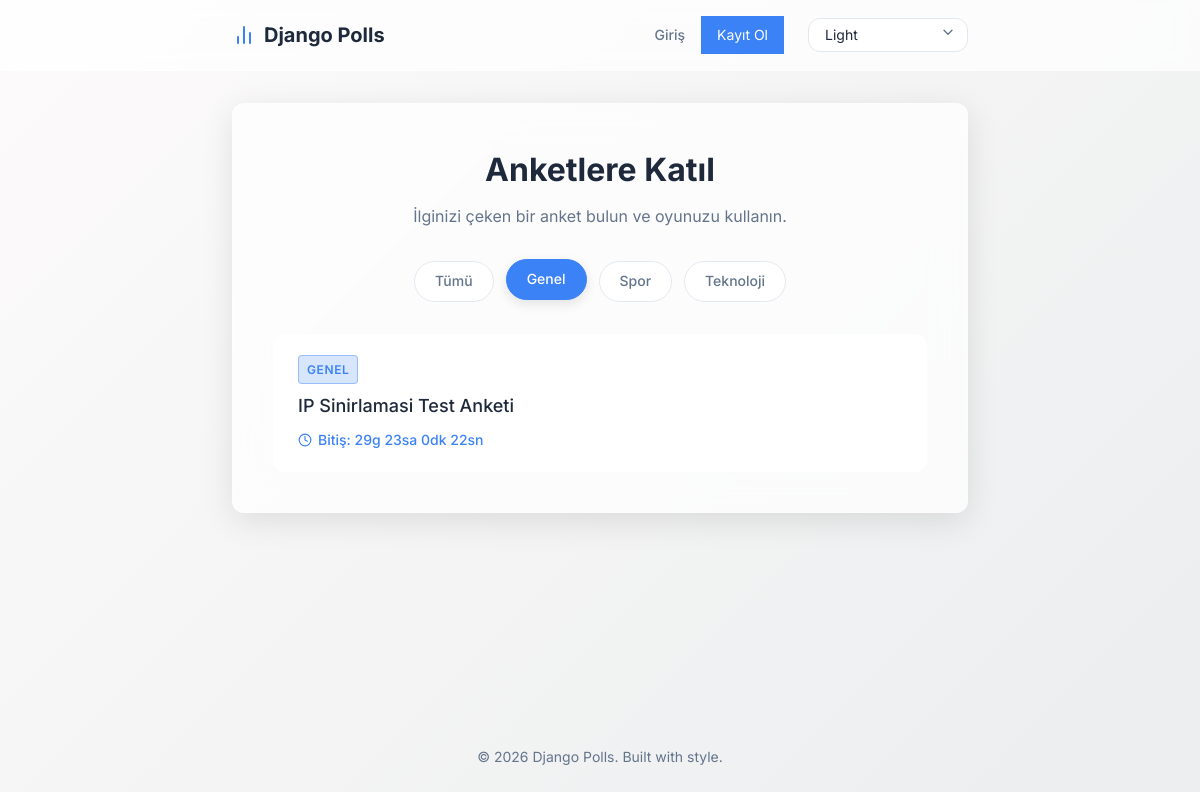
/polls/?category=1, run on the app's committed database.
### polls/models.py (models this page shows, shortened)
class Category(models.Model):
    name = models.CharField(max_length=100)
    color = models.CharField(max_length=50, default="#3b82f6")

class Question(models.Model):
    category = models.ForeignKey(Category, on_delete=models.SET_NULL, null=True, blank=True)
    question_text = models.CharField(max_length=200)
    pub_date = models.DateTimeField("date published")
    end_date = models.DateTimeField("date ends", null=True, blank=True)

### polls/views.py (the view)
# urls.py: path("", views.IndexView.as_view(), name="index"),
class IndexView(generic.ListView):
    template_name = "polls/index.html"
    context_object_name = "latest_question_list"
    def get_queryset(self):
        category_id = self.request.GET.get('category')
        qs = Question.objects.filter(pub_date__lte=timezone.now()).order_by("-pub_date")
        if category_id:
            qs = qs.filter(category_id=category_id)
        return qs
    def get_context_data(self, **kwargs):
        context = super().get_context_data(**kwargs)
        context['categories'] = Category.objects.all()
        context['selected_category'] = self.request.GET.get('category')
        return context

### polls/templates/polls/index.html (shortened to what this page needs)
{% extends "polls/base.html" %}
{% block content %}
<div class="page-header">
    <h1>Anketlere Katıl</h1>
    <p class="subtitle">İlginizi çeken bir anket bulun ve oyunuzu kullanın.</p>
</div>
<div class="categories-filter">
    <a href="{% url 'polls:index' %}" class="category-pill {% if not selected_category %}active{% endif %}">Tümü</a>
    {% for cat in categories %}
    <a href="{% url 'polls:index' %}?category={{ cat.id }}" class="category-pill {% if selected_category == cat.id|stringformat:'s' %}active{% endif %}" style="--cat-color: {{ cat.color }};">
        {{ cat.name }}
    </a>
    {% endfor %}
</div>
{% if latest_question_list %}
    <ul class="poll-list">
    {% for question in latest_question_list %}
        <li class="poll-item">
            <a href="{% url 'polls:detail' question.id %}" class="poll-link">
                <div class="poll-content">
                    <div class="poll-infos">
                        {% if question.category %}
                            <span class="poll-badge" style="background-color: {{ question.category.color }}33; color: {{ question.category.color }}; border: 1px solid {{ question.category.color }}66;">
                                {{ question.category.name }}
                            </span>
                        {% endif %}
                        <h3>{{ question.question_text }}</h3>
                        {% if question.end_date %}
                            <p class="poll-timer" data-endtime="{{ question.end_date|date:'c' }}">
                                <svg xmlns="http://www.w3.org/2000/svg" width="14" height="14" viewBox="0 0 24 24" fill="none" stroke="currentColor" stroke-width="2" stroke-linecap="round" stroke-linejoin="round"><circle cx="12" cy="12" r="10"></circle><polyline points="12 6 12 12 16 14"></polyline></svg>
                                <span class="time-left">Hesaplanıyor...</span>
                            </p>
                        {% endif %}
                    </div>
                </div>
            </a>
        </li>
    {% endfor %}
    </ul>
{% endif %}
{% endblock %}

### polls/static/polls/style.css (style rules this page uses)
:root { --transition-speed: 0.3s; --border-radius: 12px; --box-shadow: 0 8px 32px 0 rgba(0, 0, 0, 0.1); }
:root[data-theme="light"] { --bg-primary: #f0f4f8; --bg-secondary: #ffffff; --text-primary: #1e293b; --text-secondary: #64748b; --accent-primary: #3b82f6; --accent-hover: #2563eb; --border-color: #e2e8f0; --gradient-bg: linear-gradient(135deg, #fdfbfb 0%, #ebedee 100%); --glass-bg: rgba(255, 255, 255, 0.7); --glass-border: rgba(255, 255, 255, 0.3); }
* { box-sizing: border-box; margin: 0; padding: 0; }
body { font-family: 'Inter', sans-serif; background: var(--bg-primary); background-image: var(--gradient-bg); color: var(--text-primary); min-height: 100vh; display: flex; flex-direction: column; transition: background var(--transition-speed) ease, color var(--transition-speed) ease; line-height: 1.6; }
a { text-decoration: none; color: var(--accent-primary); transition: color 0.2s ease; }
.page-header { margin-bottom: 2rem; text-align: center; }
.page-header h1 { font-size: 2rem; font-weight: 700; margin-bottom: 0.5rem; color: var(--text-primary); }
.page-header .subtitle { color: var(--text-secondary); font-size: 1rem; }
.poll-list { list-style: none; display: flex; flex-direction: column; gap: 1rem; }
.poll-item { background-color: var(--bg-secondary); border-radius: var(--border-radius); border: 1px solid transparent; transition: all 0.2s ease; }
.poll-link { display: block; padding: 1.25rem 1.5rem; color: var(--text-primary); }
.poll-content { display: flex; justify-content: space-between; align-items: center; }
.poll-content h3 { font-size: 1.125rem; font-weight: 500; margin: 0; }
.categories-filter { display: flex; gap: 0.75rem; margin-bottom: 2rem; flex-wrap: wrap; justify-content: center; }
.category-pill { padding: 0.5rem 1.25rem; border-radius: 9999px; background-color: var(--bg-secondary); border: 1px solid var(--border-color); color: var(--text-secondary); font-weight: 500; font-size: 0.875rem; transition: all 0.2s ease; }
.category-pill:hover, .category-pill.active { background-color: var(--cat-color, var(--accent-primary)); color: #ffffff; border-color: var(--cat-color, var(--accent-primary)); transform: translateY(-2px); box-shadow: 0 4px 12px rgba(0,0,0,0.1); }
.poll-infos { display: flex; flex-direction: column; gap: 0.5rem; }
.poll-badge { align-self: flex-start; padding: 0.25rem 0.5rem; border-radius: 4px; font-size: 0.75rem; font-weight: 600; text-transform: uppercase; letter-spacing: 0.05em; }
.poll-timer { display: flex; align-items: center; gap: 0.375rem; font-size: 0.875rem; font-weight: 500; color: var(--accent-primary); }

### data on the page
Category: name "Genel"
Category: name "Spor"
Category: name "Teknoloji"
Question: category.name "GENEL", question_text "IP Sinirlamasi Test Anketi"
